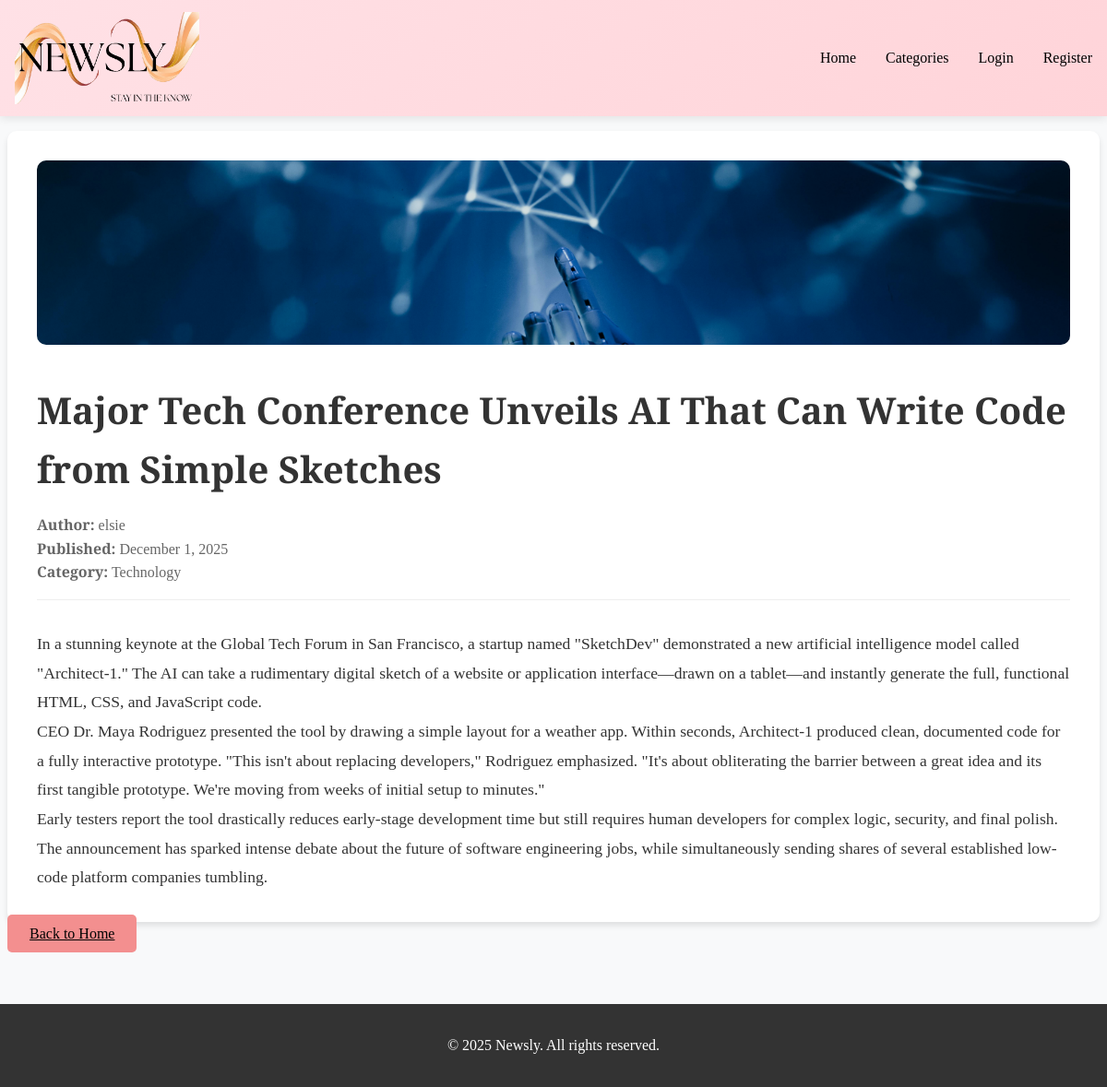
Screenshot of /article/2/ with the database file from the repository.
### newsapp/models.py (models this page shows, shortened)
class Article(models.Model):
    title = models.CharField(max_length=255)
    content = models.TextField()
    image = models.ImageField(upload_to="articles/", blank=True, null=True)
    category = models.ForeignKey(Category, on_delete=models.SET_NULL, null=True)
    author = models.ForeignKey(User, on_delete=models.CASCADE)
    created_at = models.DateTimeField(auto_now_add=True)

class Category(models.Model):
    name = models.CharField(max_length=100)

### newsapp/views.py (the view)
# urls.py: path('article/<int:article_id>/', views.article_detail, name='article_detail'),
def article_detail(request, article_id):
    article = get_object_or_404(Article, pk=article_id)
    return render(request, 'newsapp/article_detail.html', {"article": article})

### newsapp/templates/newsapp/article_detail.html (shortened to what this page needs)
{% extends 'newsapp/base.html' %}
{% block content %}
<article class="article-detail">
    {% if article.image %}
    <img src="{{ article.image.url }}" alt="{{ article.title }}" class="article-detail-image">
    {% endif %}
    <h1 class="article-detail-title">{{ article.title }}</h1>
    <div class="article-detail-meta">
        <p><strong>Author:</strong> {{ article.author }}</p>
        <p><strong>Published:</strong> {{ article.created_at|date:"F j, Y" }}</p>
        {% if article.category %}
        <p><strong>Category:</strong> {{ article.category.name }}</p>
        {% endif %}
    </div>
    <div class="article-content">
        {{ article.content|linebreaks }}
    </div>
</article>
<div class="navigation-links">
    <a href="{% url 'home' %}" class="btn">Back to Home</a>
</div>
{% endblock %}

### newsapp/static/newsapp/css/style.css (style rules this page uses)
* { margin: 0; padding: 0; box-sizing: border-box; }
body { font-family: 'Playfair Display', serif; line-height: 1.6; color: #333; background-color: #f8f9fa; }
.article-detail { background: white; border-radius: 10px; padding: 2rem; box-shadow: 0 4px 6px rgba(0,0,0,0.1); }
.article-detail-image { width: 100%; max-height: 200px; object-fit: cover; border-radius: 10px; margin-bottom: 2rem; }
.article-detail-title { font-size: 2.5rem; margin-bottom: 1rem; color: #333; }
.article-detail-meta { color: #666; margin-bottom: 2rem; padding-bottom: 1rem; border-bottom: 1px solid #eee; }
.article-content { font-size: 1.1rem; line-height: 1.8; }
.btn { background: #f38f8f; color: rgb(2, 2, 2); padding: 0.75rem 1.5rem; border: none; border-radius: 5px; cursor: pointer; font-size: 1rem; transition: background 0.3s; }

### rows the page displays
Article: image (picture), title "Major Tech Conference Unveils AI That Can Write Code from Simple Sketches", author "elsie", created_at "December 1, 2025", category.name "Technology", content "In a stunning keynote at the Global Tech Forum in San Francisco, a startup named \"SketchDev\" demonstrated a new artificial intelligence model called \"Architect-1.\" The AI can take a rudimentary digital sketch of a website or application interface—drawn on a tablet—and instantly generate the full, functional HTML, CSS, and JavaScript code. CEO Dr. Maya Rodriguez presented the tool by drawing a simple layout for a weather app. Within seconds, Architect-1 produced clean, documented code for a fully interactive prototype. \"This isn't about replacing developers,\" Rodriguez emphasized. \"It's about obliterating the barrier between a great idea and its first tangible prototype. We're moving from…"
